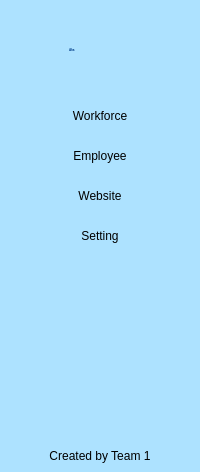
     <widget class="QFrame" name="menu">
      <property name="styleSheet">
       <string notr="true">QFrame
{
	background: #ADE2FF;
	border-radius: 15px;
}</string>
      </property>
      <property name="frameShape">
       <enum>QFrame::StyledPanel</enum>
      </property>
      <property name="frameShadow">
       <enum>QFrame::Raised</enum>
      </property>
      <layout class="QVBoxLayout" name="verticalLayout">
       <property name="spacing">
        <number>0</number>
       </property>
       <property name="leftMargin">
        <number>0</number>
       </property>
       <property name="topMargin">
        <number>0</number>
       </property>
       <property name="rightMargin">
        <number>0</number>
       </property>
       <property name="bottomMargin">
        <number>0</number>
       </property>
       <item>
        <widget class="QFrame" name="logo_block">
         <property name="sizePolicy">
          <sizepolicy hsizetype="Preferred" vsizetype="Fixed">
           <horstretch>50</horstretch>
           <verstretch>50</verstretch>
          </sizepolicy>
         </property>
         <property name="minimumSize">
          <size>
           <width>0</width>
           <height>100</height>
          </size>
         </property>
         <property name="frameShape">
          <enum>QFrame::StyledPanel</enum>
         </property>
         <property name="frameShadow">
          <enum>QFrame::Raised</enum>
         </property>
         <layout class="QHBoxLayout" name="horizontalLayout_2">
          <item>
           <widget class="QLabel" name="logo">
            <property name="sizePolicy">
             <sizepolicy hsizetype="Preferred" vsizetype="Preferred">
              <horstretch>50</horstretch>
              <verstretch>50</verstretch>
             </sizepolicy>
            </property>
            <property name="minimumSize">
             <size>
              <width>50</width>
              <height>50</height>
             </size>
            </property>
            <property name="maximumSize">
             <size>
              <width>50</width>
              <height>50</height>
             </size>
            </property>
            <property name="text">
             <string/>
            </property>
            <property name="pixmap">
             <pixmap resource="pic.qrc">:/picture/picture/Aha-Logo.png</pixmap>
            </property>
            <property name="scaledContents">
             <bool>true</bool>
            </property>
           </widget>
          </item>
          <item>
           <widget class="QLabel" name="app_name">
            <property name="sizePolicy">
             <sizepolicy hsizetype="Fixed" vsizetype="Preferred">
              <horstretch>0</horstretch>
              <verstretch>0</verstretch>
             </sizepolicy>
            </property>
            <property name="minimumSize">
             <size>
              <width>120</width>
              <height>0</height>
             </size>
            </property>
            <property name="font">
             <font>
              <pointsize>-1</pointsize>
              <weight>75</weight>
              <bold>true</bold>
             </font>
            </property>
            <property name="styleSheet">
             <string notr="true">QLabel{
	color: #023E8A;
}</string>
            </property>
            <property name="text">
             <string>&lt;h1&gt;Aha&lt;/h1&gt;</string>
            </property>
            <property name="alignment">
             <set>Qt::AlignLeading|Qt::AlignLeft|Qt::AlignVCenter</set>
            </property>
           </widget>
          </item>
         </layout>
        </widget>
       </item>
       <item>
        <widget class="QFrame" name="menu_button_block">
         <property name="sizePolicy">
          <sizepolicy hsizetype="Preferred" vsizetype="MinimumExpanding">
           <horstretch>0</horstretch>
           <verstretch>0</verstretch>
          </sizepolicy>
         </property>
         <property name="styleSheet">
          <string notr="true">border-radius: 15px;</string>
         </property>
         <property name="frameShape">
          <enum>QFrame::StyledPanel</enum>
         </property>
         <property name="frameShadow">
          <enum>QFrame::Raised</enum>
         </property>
         <layout class="QVBoxLayout" name="verticalLayout_2">
          <item alignment="Qt::AlignTop">
           <widget class="QPushButton" name="workforce_button">
            <property name="text">
             <string>Workforce</string>
            </property>
           </widget>
          </item>
          <item>
           <spacer name="verticalSpacer_2">
            <property name="orientation">
             <enum>Qt::Vertical</enum>
            </property>
            <property name="sizeType">
             <enum>QSizePolicy::Fixed</enum>
            </property>
            <property name="sizeHint" stdset="0">
             <size>
              <width>20</width>
              <height>20</height>
             </size>
            </property>
           </spacer>
          </item>
          <item alignment="Qt::AlignTop">
           <widget class="QPushButton" name="employee_button">
            <property name="text">
             <string>Employee</string>
            </property>
           </widget>
          </item>
          <item>
           <spacer name="verticalSpacer_3">
            <property name="orientation">
             <enum>Qt::Vertical</enum>
            </property>
            <property name="sizeType">
             <enum>QSizePolicy::Fixed</enum>
            </property>
            <property name="sizeHint" stdset="0">
             <size>
              <width>20</width>
              <height>20</height>
             </size>
            </property>
           </spacer>
          </item>
          <item alignment="Qt::AlignTop">
           <widget class="QPushButton" name="website_button">
            <property name="text">
             <string>Website</string>
            </property>
           </widget>
          </item>
          <item>
           <spacer name="verticalSpacer_4">
            <property name="orientation">
             <enum>Qt::Vertical</enum>
            </property>
            <property name="sizeType">
             <enum>QSizePolicy::Fixed</enum>
            </property>
            <property name="sizeHint" stdset="0">
             <size>
              <width>20</width>
              <height>20</height>
             </size>
            </property>
           </spacer>
          </item>
          <item alignment="Qt::AlignTop">
           <widget class="QPushButton" name="setting_button">
            <property name="text">
             <string>Setting</string>
            </property>
           </widget>
          </item>
          <item>
           <spacer name="verticalSpacer_1">
            <property name="orientation">
             <enum>Qt::Vertical</enum>
            </property>
            <property name="sizeType">
             <enum>QSizePolicy::Expanding</enum>
            </property>
            <property name="sizeHint" stdset="0">
             <size>
              <width>20</width>
              <height>200</height>
             </size>
            </property>
           </spacer>
          </item>
          <item alignment="Qt::AlignBottom">
           <widget class="QLabel" name="credit_label">
            <property name="text">
             <string>Created by Team 1</string>
            </property>
            <property name="alignment">
             <set>Qt::AlignCenter</set>
            </property>
           </widget>
          </item>
         </layout>
        </widget>
       </item>
      </layout>
     </widget>
